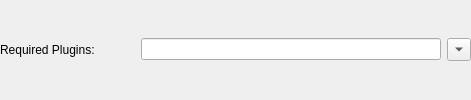
                <widget class="QWidget" name="w_reqPlugins" native="true">
                 <layout class="QGridLayout" name="gridLayout_2">
                  <property name="leftMargin">
                   <number>0</number>
                  </property>
                  <property name="topMargin">
                   <number>0</number>
                  </property>
                  <property name="rightMargin">
                   <number>0</number>
                  </property>
                  <property name="bottomMargin">
                   <number>0</number>
                  </property>
                  <item row="0" column="1">
                   <spacer name="horizontalSpacer_16">
                    <property name="orientation">
                     <enum>Qt::Horizontal</enum>
                    </property>
                    <property name="sizeHint" stdset="0">
                     <size>
                      <width>40</width>
                      <height>20</height>
                     </size>
                    </property>
                   </spacer>
                  </item>
                  <item row="0" column="2">
                   <widget class="QLineEdit" name="e_reqPlugins">
                    <property name="minimumSize">
                     <size>
                      <width>300</width>
                      <height>0</height>
                     </size>
                    </property>
                   </widget>
                  </item>
                  <item row="0" column="3">
                   <widget class="QToolButton" name="b_reqPlugins">
                    <property name="text">
                     <string>...</string>
                    </property>
                    <property name="arrowType">
                     <enum>Qt::DownArrow</enum>
                    </property>
                   </widget>
                  </item>
                  <item row="0" column="0">
                   <widget class="QLabel" name="l_reqPlugins">
                    <property name="text">
                     <string>Required Plugins:</string>
                    </property>
                   </widget>
                  </item>
                 </layout>
                </widget>
